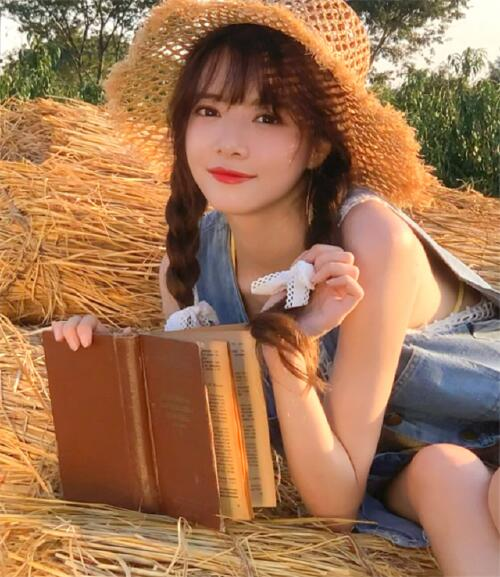
#> input picture Opencv/GUI/BG.jpg, 500 x 577 px
$ python 'GrabCut 算法的交互式前景提取.py'
#> lines starting #> are read from the running program, lines starting #| are printed output that depends on the picture; after the words box and inside, x2 and y2 are one past the last pixel; in counts of white or black regions, pixels touching at a corner belong together
import numpy as np
import cv2 as cv
from matplotlib import pyplot as plt
img = cv.imread('BG.jpg')
#> img is the input picture: shape (577, 500, 3); mean B, G, R 83.1, 116.6, 161
mask = np.zeros(img.shape[:2],np.uint8)
bgdModel = np.zeros((1,65),np.float64)
fgdModel = np.zeros((1,65),np.float64)
rect = (50,50,450,290)
cv.grabCut(img,mask,rect,bgdModel,fgdModel,5,cv.GC_INIT_WITH_RECT)
mask2 = np.where((mask==2)|(mask==0),0,1).astype('uint8')
img = img*mask2[:,:,np.newaxis]
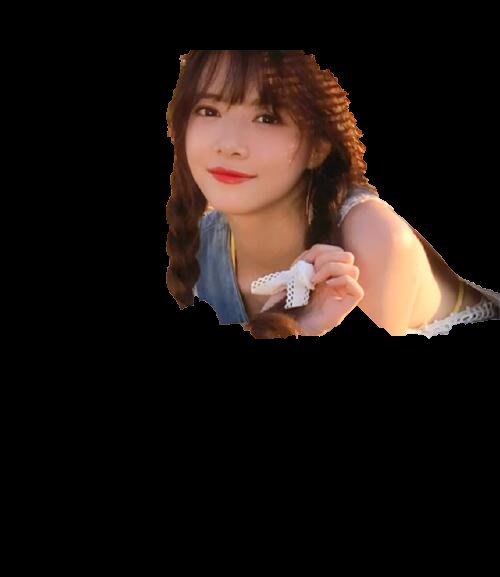
#> img: shape (577, 500, 3); mean B, G, R 17.9, 21.7, 30.7
plt.imshow(img),plt.colorbar(),plt.show()
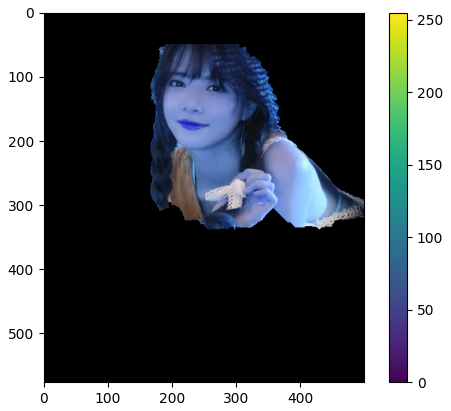
#> figure drawn by matplotlib, 2 panels; B, G, R data is drawn as R, G, B
# newmask is the mask image I manually labelled
newmask = cv.imread('newmask.png',0)
# wherever it is marked white (sure foreground), change mask=1
# wherever it is marked black (sure background), change mask=0
mask[newmask == 0] = 0
mask[newmask == 255] = 1
mask, bgdModel, fgdModel = cv.grabCut(img,mask,None,bgdModel,fgdModel,5,cv.GC_INIT_WITH_MASK)
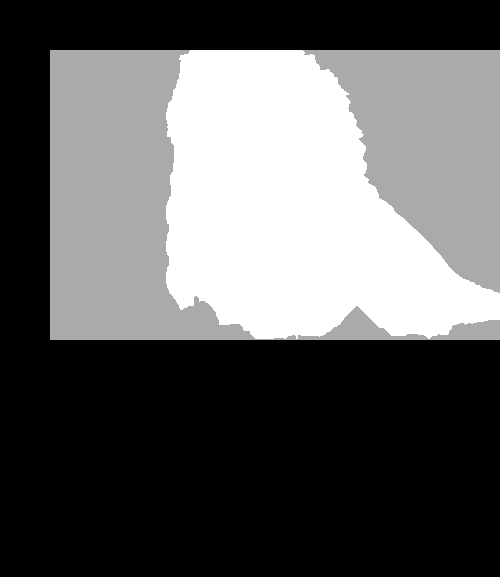
#> mask: shape (577, 500); min 0, max 3, mean 1.12; drawn with min black and max white
mask = np.where((mask==2)|(mask==0),0,1).astype('uint8')
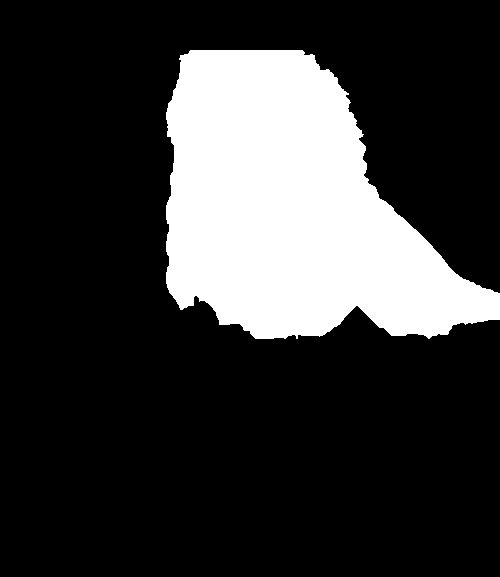
#> mask: shape (577, 500); values 0 (black) and 1 (white), 21.6% white; 1 white region, box (x1, y1, x2, y2) and area: (166, 50, 500, 339) 62354
img = img*mask[:,:,np.newaxis]
plt.imshow(img),plt.colorbar(),plt.show()

$ run again, with Opencv/GUI/0.jpg copied over Opencv/GUI/BG.jpg
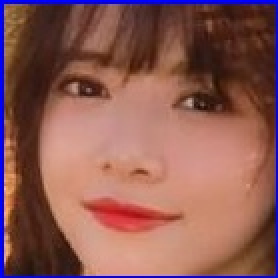
#> input picture Opencv/GUI/0.jpg, 139 x 139 px (shown 2 times larger)
#> img is the input picture: shape (139, 139, 3); mean B, G, R 83.6, 90, 140.1
#> `plt.imshow(img),plt.colorbar(),plt.show()`:
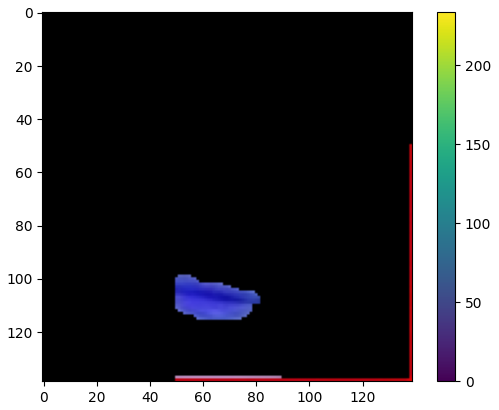
#> figure drawn by matplotlib, 2 panels; B, G, R data is drawn as R, G, B
#> `mask = np.where((mask==2)|(mask==0),0,1).astype('uint8')`:
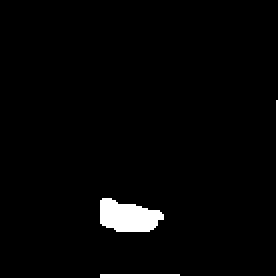
#> mask: shape (139, 139) (shown 2 times larger); values 0 (black) and 1 (white), 3.1% white; 2 white regions, box (x1, y1, x2, y2) and area: (50, 99, 82, 116) 390, (50, 50, 139, 139) 217

$ run again, with Opencv/GUI/dy.jpg copied over Opencv/GUI/BG.jpg
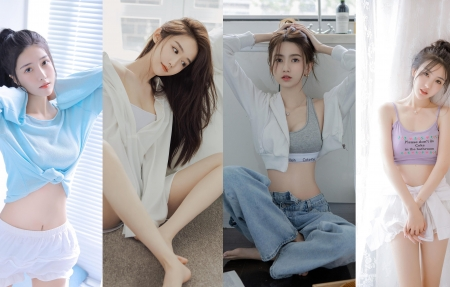
#> input picture Opencv/GUI/dy.jpg, 450 x 287 px
#> img is the input picture: shape (287, 450, 3); mean B, G, R 170.6, 168.4, 169.8
#> `plt.imshow(img),plt.colorbar(),plt.show()`:
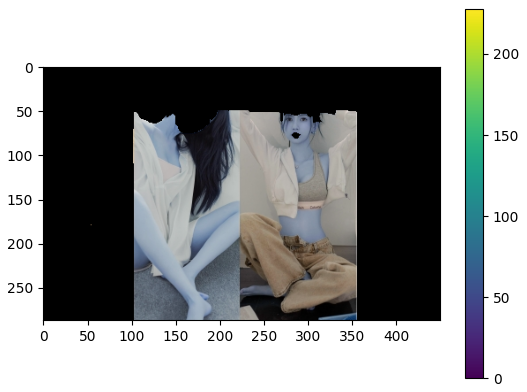
#> figure drawn by matplotlib, 2 panels; B, G, R data is drawn as R, G, B
#> `mask = np.where((mask==2)|(mask==0),0,1).astype('uint8')`:
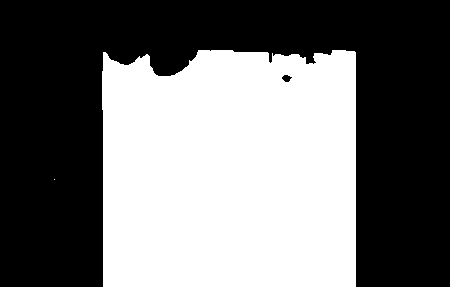
#> mask: shape (287, 450); values 0 (black) and 1 (white), 45% white; 2 white regions (1 under 20 px), largest, box (x1, y1, x2, y2) and area: (102, 50, 356, 287) 58082
